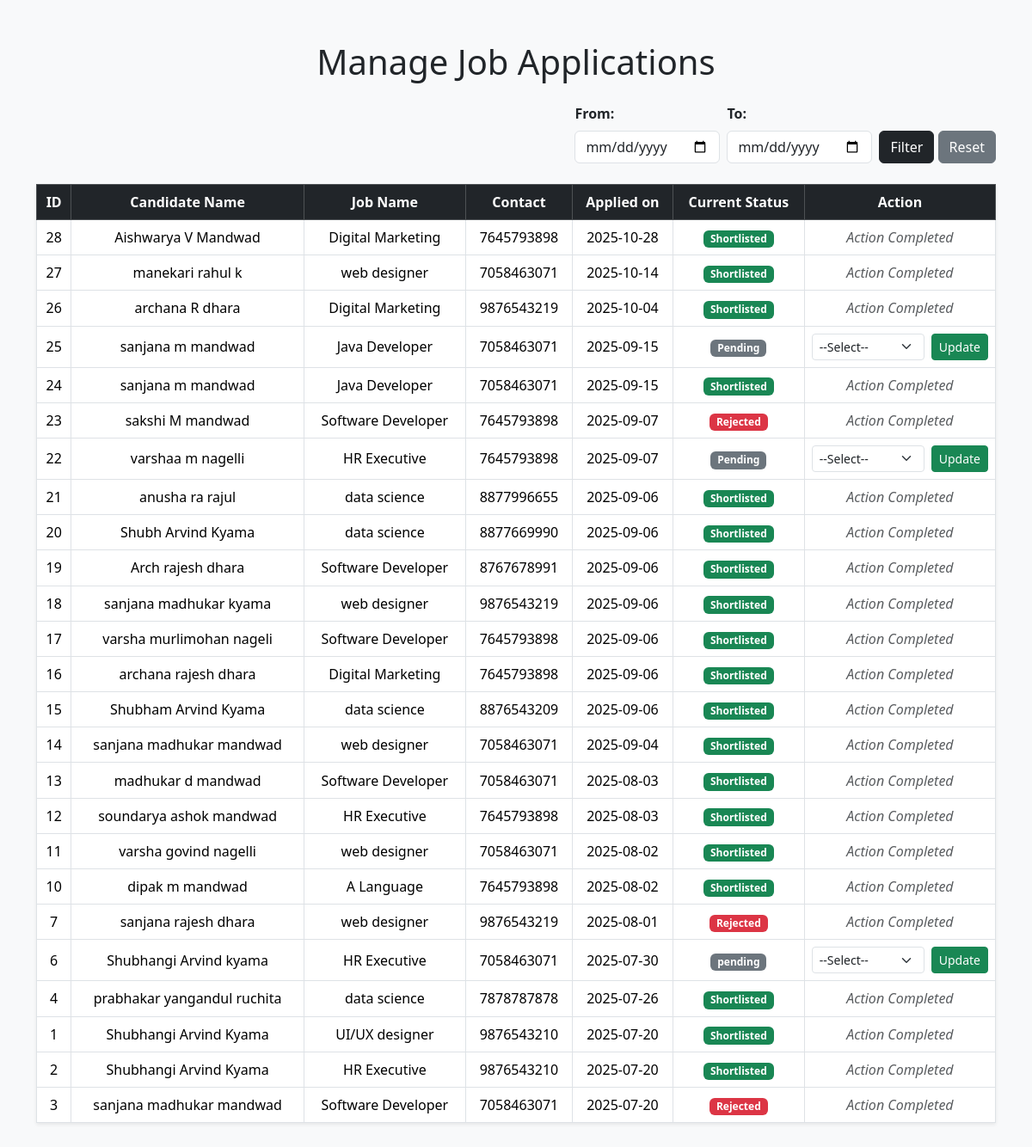
/admin_approval.php, run on the app's committed database.
### tables this page shows
CREATE TABLE IF NOT EXISTS `job_applications` (
  `id` int NOT NULL AUTO_INCREMENT,
  `candidate_id` int DEFAULT NULL,
  `job_id` int DEFAULT NULL,
  `name` varchar(100) DEFAULT NULL,
  `email` varchar(100) DEFAULT NULL,
  `phone` varchar(20) DEFAULT NULL,
  `resume` varchar(255) DEFAULT NULL,
  `cover_letter` text,
  `applied_at` timestamp NULL DEFAULT CURRENT_TIMESTAMP,
  `status` varchar(50) DEFAULT 'Pending',
  `reason` text,
  `interview_date` date DEFAULT NULL,
  `interview_time` time DEFAULT NULL,
  `applied_on` datetime DEFAULT CURRENT_TIMESTAMP,
  `meet_link` varchar(255) DEFAULT NULL,
  `interview_status` enum('Pending','Attended','Not Attended') DEFAULT 'Pending',
  `selection_status` enum('Pending','Selected','Rejected') DEFAULT 'Pending',
  `rejection_reason` text,
  `offer_letter` varchar(255) DEFAULT NULL,
  `interview_letter_path` varchar(255) DEFAULT NULL,
  `offer_status` enum('Pending','Accepted','Rejected') DEFAULT 'Pending',
  PRIMARY KEY (`id`)
);

CREATE TABLE IF NOT EXISTS `jobs` (
  `job_id` int NOT NULL AUTO_INCREMENT,
  `title` varchar(255) DEFAULT NULL,
  `description` text,
  `posted_date` date NOT NULL DEFAULT (curdate()),
  `from_date` date DEFAULT NULL,
  `to_date` date DEFAULT NULL,
  `image` varchar(255) DEFAULT NULL,
  PRIMARY KEY (`job_id`)
);

### admin_approval.php (the view, shortened to what this page needs)
<?php
$conn = new mysqli("localhost", "root", "", "company_db");
$fromDate = isset($_GET['from_date']) ? $_GET['from_date'] : '';
$toDate = isset($_GET['to_date']) ? $_GET['to_date'] : '';
$sql = "SELECT ja.*, j.title
        FROM job_applications ja
        JOIN jobs j ON ja.job_id = j.job_id";
$sql .= " ORDER BY ja.applied_on DESC";
$result = $conn->query($sql);
$showingRecords = $result->num_rows;
?>
<!DOCTYPE html>
<html lang="en">
<head>
  <link href="https://cdn.jsdelivr.net/npm/bootstrap@5.3.2/dist/css/bootstrap.min.css" rel="stylesheet" />
  <link href="https://cdnjs.cloudflare.com/ajax/libs/font-awesome/6.4.0/css/all.min.css" rel="stylesheet" />
</head>
<body class="bg-light">
<div class="container py-5">
  <h1 class="text-center mb-4">Manage Job Applications</h1>
  <div class="mb-4">
    <form method="GET" class="row g-2 justify-content-end align-items-end">
      <div class="col-auto">
        <label for="from_date" class="form-label fw-semibold">From:</label>
        <input type="date" name="from_date" id="from_date" class="form-control" value="<?= htmlspecialchars($fromDate) ?>" />
      </div>
      <div class="col-auto">
        <label for="to_date" class="form-label fw-semibold">To:</label>
        <input type="date" name="to_date" id="to_date" class="form-control" value="<?= htmlspecialchars($toDate) ?>" />
      </div>
      <div class="col-auto">
        <button type="submit" class="btn btn-dark">Filter</button>
        <a href="manage_applications.php" class="btn btn-secondary">Reset</a>
      </div>
    </form>
  </div>
  <table class="table table-bordered table-hover align-middle text-center bg-white shadow-sm">
    <thead class="table-dark">
      <tr>
        <th>ID</th>
        <th>Candidate Name</th>
        <th>Job Name</th>
        <th>Contact</th>
        <th>Applied on</th>
        <th>Current Status</th>
        <th style="min-width: 180px;">Action</th>
      </tr>
    </thead>
    <tbody>
     <?php if ($showingRecords > 0): ?>
        <?php while ($row = $result->fetch_assoc()): ?>
          <tr id="row-<?= $row['id'] ?>">
            <td><?= $row['id'] ?></td>
            <td><?= htmlspecialchars($row['name']) ?></td>
            <td><?= htmlspecialchars($row['title']) ?></td>
            <td><?= htmlspecialchars($row['phone']) ?></td>
            <td><?= date("Y-m-d", strtotime($row['applied_on'])) ?></td>
            <td class="status-cell">
              <?php if ($row['status'] === 'Rejected'): ?>
                <span class="badge bg-danger"><?= htmlspecialchars($row['status']) ?></span>
              <?php elseif ($row['status'] === 'Shortlisted'): ?>
                <span class="badge bg-success"><?= htmlspecialchars($row['status']) ?></span>
              <?php else: ?>
                <span class="badge bg-secondary"><?= htmlspecialchars($row['status']) ?></span>
              <?php endif; ?>
            </td>
            <td class="action-cell">
              <?php if ($row['status'] === 'Shortlisted' || $row['status'] === 'Rejected'): ?>
                <span class="text-muted fst-italic">Action Completed</span>
              <?php else: ?>
                <form class="d-flex gap-2 justify-content-center align-items-center" onsubmit="return handleStatusChange(event, this, <?= $row['id'] ?>);">
                  <select name="status" class="form-select form-select-sm" required>
                    <option value="">--Select--</option>
                  </select>
                  <button type="submit" class="btn btn-sm btn-success">Update</button>
                </form>
              <?php endif; ?>
            </td>
          </tr>
        <?php endwhile; ?>
      <?php else: ?>
        <tr>
          <td colspan="6" class="text-center text-muted fst-italic">No job applications found for selected date.</td>
        </tr>
      <?php endif; ?>
    </tbody>
  </table>
  </div>
</body>
</html>

### admin_approval.php (style rules this page uses)
.table thead th { position: sticky; top: 0; z-index: 2; background: #212529; color: #fff; }

### data on the page
job_applications: id "28", name "Aishwarya V Mandwad", job.title "Digital Marketing", phone "7645793898", applied_on "2025-10-28", status "Shortlisted", shows "Action Completed"
job_applications: id "27", name "manekari rahul k", job.title "web designer", phone "7058463071", applied_on "2025-10-14", status "Shortlisted", shows "Action Completed"
job_applications: id "26", name "archana R dhara", job.title "Digital Marketing", phone "9876543219", applied_on "2025-10-04", status "Shortlisted", shows "Action Completed"
job_applications: id "25", name "sanjana m mandwad", job.title "Java Developer", phone "7058463071", applied_on "2025-09-15", status "Pending"
job_applications: id "24", name "sanjana m mandwad", job.title "Java Developer", phone "7058463071", applied_on "2025-09-15", status "Shortlisted", shows "Action Completed"
job_applications: id "23", name "sakshi M mandwad", job.title "Software Developer", phone "7645793898", applied_on "2025-09-07", status "Rejected", shows "Action Completed"
job_applications: id "22", name "varshaa m nagelli", job.title "HR Executive", phone "7645793898", applied_on "2025-09-07", status "Pending"
job_applications: id "21", name "anusha ra rajul", job.title "data science", phone "8877996655", applied_on "2025-09-06", status "Shortlisted", shows "Action Completed"
job_applications: id "20", name "Shubh Arvind Kyama", job.title "data science", phone "8877669990", applied_on "2025-09-06", status "Shortlisted", shows "Action Completed"
job_applications: id "19", name "Arch rajesh dhara", job.title "Software Developer", phone "8767678991", applied_on "2025-09-06", status "Shortlisted", shows "Action Completed"
job_applications: id "18", name "sanjana madhukar kyama", job.title "web designer", phone "9876543219", applied_on "2025-09-06", status "Shortlisted", shows "Action Completed"
job_applications: id "17", name "varsha murlimohan nageli", job.title "Software Developer", phone "7645793898", applied_on "2025-09-06", status "Shortlisted", shows "Action Completed"
job_applications: id "16", name "archana rajesh dhara", job.title "Digital Marketing", phone "7645793898", applied_on "2025-09-06", status "Shortlisted", shows "Action Completed"
job_applications: id "15", name "Shubham Arvind Kyama", job.title "data science", phone "8876543209", applied_on "2025-09-06", status "Shortlisted", shows "Action Completed"
job_applications: id "14", name "sanjana madhukar mandwad", job.title "web designer", phone "7058463071", applied_on "2025-09-04", status "Shortlisted", shows "Action Completed"
job_applications: id "13", name "madhukar d mandwad", job.title "Software Developer", phone "7058463071", applied_on "2025-08-03", status "Shortlisted", shows "Action Completed"
job_applications: id "12", name "soundarya ashok mandwad", job.title "HR Executive", phone "7645793898", applied_on "2025-08-03", status "Shortlisted", shows "Action Completed"
job_applications: id "11", name "varsha govind nagelli", job.title "web designer", phone "7058463071", applied_on "2025-08-02", status "Shortlisted", shows "Action Completed"
job_applications: id "10", name "dipak m mandwad", job.title "A Language", phone "7645793898", applied_on "2025-08-02", status "Shortlisted", shows "Action Completed"
job_applications: id "7", name "sanjana rajesh dhara", job.title "web designer", phone "9876543219", applied_on "2025-08-01", status "Rejected", shows "Action Completed"
job_applications: id "6", name "Shubhangi Arvind kyama", job.title "HR Executive", phone "7058463071", applied_on "2025-07-30", status "pending"
job_applications: id "4", name "prabhakar yangandul ruchita", job.title "data science", phone "7878787878", applied_on "2025-07-26", status "Shortlisted", shows "Action Completed"
job_applications: id "1", name "Shubhangi Arvind Kyama", job.title "UI/UX designer", phone "9876543210", applied_on "2025-07-20", status "Shortlisted", shows "Action Completed"
job_applications: id "2", name "Shubhangi Arvind Kyama", job.title "HR Executive", phone "9876543210", applied_on "2025-07-20", status "Shortlisted", shows "Action Completed"
job_applications: id "3", name "sanjana madhukar mandwad", job.title "Software Developer", phone "7058463071", applied_on "2025-07-20", status "Rejected", shows "Action Completed"
